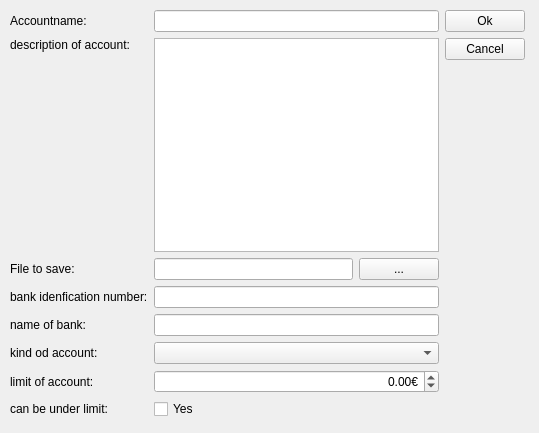
<ui version="4.0" >
 <class>FormKontoSettings</class>
 <widget class="QWidget" name="FormKontoSettings" >
  <property name="geometry" >
   <rect>
    <x>0</x>
    <y>0</y>
    <width>539</width>
    <height>433</height>
   </rect>
  </property>
  <property name="windowTitle" >
   <string>account settings</string>
  </property>
  <widget class="QWidget" name="layoutWidget" >
   <property name="geometry" >
    <rect>
     <x>10</x>
     <y>10</y>
     <width>515</width>
     <height>409</height>
    </rect>
   </property>
   <layout class="QHBoxLayout" >
    <item>
     <layout class="QGridLayout" >
      <item row="0" column="0" >
       <widget class="QLabel" name="labelKontoName" >
        <property name="text" >
         <string>Accountname: </string>
        </property>
       </widget>
      </item>
      <item row="0" column="1" >
       <widget class="QLineEdit" name="lineKontoName" />
      </item>
      <item row="1" column="0" >
       <layout class="QVBoxLayout" >
        <item>
         <widget class="QLabel" name="labelKontoBeschreibung" >
          <property name="text" >
           <string>description of account:</string>
          </property>
         </widget>
        </item>
        <item>
         <spacer>
          <property name="orientation" >
           <enum>Qt::Vertical</enum>
          </property>
          <property name="sizeHint" >
           <size>
            <width>20</width>
            <height>40</height>
           </size>
          </property>
         </spacer>
        </item>
       </layout>
      </item>
      <item row="1" column="1" >
       <widget class="QTextEdit" name="textKontoBeschreibung" >
        <property name="documentTitle" >
         <string/>
        </property>
        <property name="undoRedoEnabled" >
         <bool>false</bool>
        </property>
        <property name="acceptRichText" >
         <bool>false</bool>
        </property>
       </widget>
      </item>
      <item row="2" column="0" >
       <widget class="QLabel" name="labelFile" >
        <property name="text" >
         <string>File to save:</string>
        </property>
       </widget>
      </item>
      <item row="2" column="1" >
       <layout class="QHBoxLayout" >
        <item>
         <widget class="QLineEdit" name="lineFile" />
        </item>
        <item>
         <widget class="QPushButton" name="buttonFileDialog" >
          <property name="text" >
           <string>...</string>
          </property>
         </widget>
        </item>
       </layout>
      </item>
      <item row="3" column="0" >
       <widget class="QLabel" name="labelBLZ" >
        <property name="text" >
         <string>bank idenfication number:</string>
        </property>
       </widget>
      </item>
      <item row="3" column="1" >
       <widget class="QLineEdit" name="lineBLZ" />
      </item>
      <item row="4" column="0" >
       <widget class="QLabel" name="labelBankName" >
        <property name="text" >
         <string>name of bank:</string>
        </property>
       </widget>
      </item>
      <item row="4" column="1" >
       <widget class="QLineEdit" name="lineBankName" />
      </item>
      <item row="5" column="0" >
       <widget class="QLabel" name="labelKontoTyp" >
        <property name="text" >
         <string>kind od account:</string>
        </property>
       </widget>
      </item>
      <item row="5" column="1" >
       <widget class="QComboBox" name="comboKontoTyp" />
      </item>
      <item row="6" column="0" >
       <widget class="QLabel" name="labelLimit" >
        <property name="text" >
         <string>limit of account:</string>
        </property>
       </widget>
      </item>
      <item row="6" column="1" >
       <widget class="QDoubleSpinBox" name="spinLimit" >
        <property name="alignment" >
         <set>Qt::AlignRight|Qt::AlignTrailing|Qt::AlignVCenter</set>
        </property>
        <property name="suffix" >
         <string>€</string>
        </property>
        <property name="minimum" >
         <double>-1000000.000000000000000</double>
        </property>
        <property name="maximum" >
         <double>999999.989999999990687</double>
        </property>
       </widget>
      </item>
      <item row="7" column="0" >
       <widget class="QLabel" name="labelUnderLimit" >
        <property name="text" >
         <string>can be under limit:</string>
        </property>
       </widget>
      </item>
      <item row="7" column="1" >
       <widget class="QCheckBox" name="boxUnderLimit" >
        <property name="text" >
         <string>Yes</string>
        </property>
       </widget>
      </item>
     </layout>
    </item>
    <item>
     <layout class="QVBoxLayout" >
      <item>
       <layout class="QVBoxLayout" >
        <item>
         <widget class="QPushButton" name="buttonOk" >
          <property name="text" >
           <string>Ok</string>
          </property>
         </widget>
        </item>
        <item>
         <widget class="QPushButton" name="buttonCancel" >
          <property name="text" >
           <string>Cancel</string>
          </property>
         </widget>
        </item>
       </layout>
      </item>
      <item>
       <spacer>
        <property name="orientation" >
         <enum>Qt::Vertical</enum>
        </property>
        <property name="sizeHint" >
         <size>
          <width>20</width>
          <height>40</height>
         </size>
        </property>
       </spacer>
      </item>
     </layout>
    </item>
   </layout>
  </widget>
 </widget>
 <resources/>
 <connections>
  <connection>
   <sender>buttonCancel</sender>
   <signal>clicked()</signal>
   <receiver>FormKontoSettings</receiver>
   <slot>close()</slot>
   <hints>
    <hint type="sourcelabel" >
     <x>618</x>
     <y>60</y>
    </hint>
    <hint type="destinationlabel" >
     <x>332</x>
     <y>162</y>
    </hint>
   </hints>
  </connection>
 </connections>
</ui>
